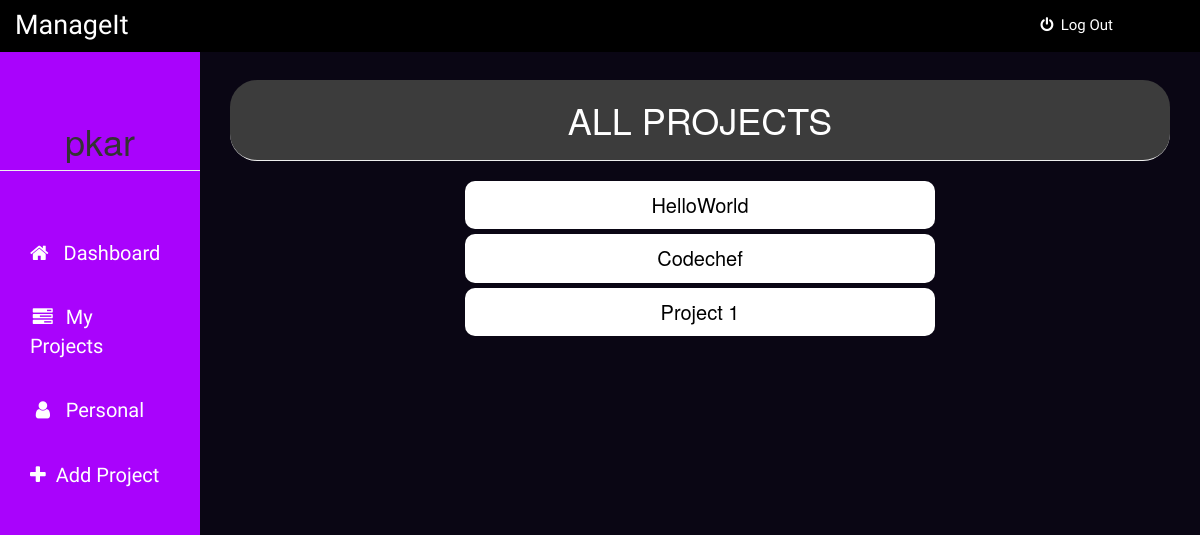
The page /dashboard (signed in) on the database its author committed.
### app.py (models this page shows)
class User(UserMixin, db.Model):
    id = db.Column(db.Integer, primary_key=True)
    username = db.Column(db.String(15), unique=True)
    email = db.Column(db.String(50), unique=True)
    password = db.Column(db.String(80))

class Project(UserMixin, db.Model):
    id = db.Column(db.Integer, primary_key=True)
    projectname = db.Column(db.String(15), unique=True)
    creator = db.Column(db.String(15), nullable=False)
    userid = db.Column(db.Integer, nullable=False)
    projects = db.relationship('Projectdetail', backref='author', lazy=True)

### app.py (the view)
@app.route('/dashboard')
@login_required
def dashboard():
    tasks = Project.query.all()
    return render_template('dashboard.html', tasks=tasks, name=current_user.username)

### app.py (called while the page is built)
@login_manager.user_loader
def load_user(user_id):
    return User.query.get(int(user_id))

### templates/dashboard.html (shortened to what this page needs)
{% extends "bootstrap/base.html" %}
{% block styles %}
{{super()}}
<link rel="stylesheet" href="{{url_for('.static', filename='dashboard.css')}}">
<link rel="stylesheet" href="https://maxcdn.bootstrapcdn.com/font-awesome/4.7.0/css/font-awesome.min.css">
{% endblock %}
{% block content %}
    <nav class="navbar navbar-fixed-top">
      <div class="container-fluid">
        <div class="navbar-header">
          <center><h4>ManageIt</h4></center>
        </div>
        <div class="nav-con">
          <ul>
            <li><a href="{{ url_for('logout') }}"><i class="fa fa-power-off" aria-hidden="true"></i>&nbsp&nbspLog Out</a></li>
          </ul>
        </div>
      </div>
    </nav>
    <div class="container-fluid">
      <div class="row">
        <div class="col-sm-3 col-md-2 sidebar">
          <center><h1 class="page-header">{{ name }}</h1></center>
          <ul class="nav nav-sidebar">
            <li><a href="#"><i class="fa fa-home" aria-hidden="true"></i>&nbspDashboard</a></li>
            <li><a href="{{ url_for('myproject') }}"><i class="fa fa-tasks fa-fw" aria-hidden="true"></i>My Projects</a></li>
            <li><a href="{{ url_for('personaltask') }}"><i class="fa fa-user fa-fw" aria-hidden="true"></i>Personal</a></li>
            <li><a href="{{ url_for('addproject') }}"><i class="fa fa-plus" aria-hidden="true"></i>Add Project</a></li>
          </ul>
        </div>
        <div class="col-sm-9 col-sm-offset-3 col-md-10 col-md-offset-2 main">
          <center><h1 class="page-header">ALL PROJECTS</h1></center>
          {% for task in tasks %}
              <div class="pro_name">
                {{task.projectname}}
              </div>
          {% endfor %}
        </div>
      </div>
    </div>
{% endblock %}

### static/dashboard.css (style rules this page uses)
* { box-sizing: border-box; }
body { padding-top: 50px; background-color: #0a0614; }
.navbar-fixed-top { padding: 0px; background-color: black; }
.navbar-header { width: 100px; margin-top: 1px; margin-bottom: 0px; }
.navbar-header h4 { font-size: 27px; font-family: 'Piedra', cursive; color: white; padding: 0px; }
.nav-con { float: right; }
.nav-con ul { display: inline; list-style: none; text-decoration: none; color: white; }
.nav-con ul li { float: left; padding: 14px; }
.nav-con ul li a { text-decoration: none; color: white; font-size: 15px; font-family: 'Piedra', cursive; padding: 18px; }
.sidebar { position: fixed; top: 51px; bottom: 0; left: 0; background-color: #a903fc; margin: 0px; padding-top: 30px; padding-bottom: 30px; padding-right: 0px; padding-left: 0px; }
.nav-sidebar { margin: 0px; margin-top: 50px; }
.nav-sidebar li a { width: 100%; padding-right: 30px; padding-left: 30px; padding-top: 18px; padding-bottom: 18px; color: white; font-size: 20px; font-family: 'Piedra', cursive; }
.nav-sidebar li a i { margin-right: 10px; }
.main { padding: 30px; }
.main .page-header { margin-top: 0; background-color: rgb(60, 60, 60); padding: 20px; color: white; border-radius: 27px; }
.main .pro_name { padding: 10px; text-align: center; font-size: 20px; width: 50%; margin: 0 auto; margin-bottom: 5px; border-radius: 10px; color: black; background-color: white; }

### rows shown on the page
User: username "pkar"
Project: projectname "HelloWorld"
Project: projectname "Codechef"
Project: projectname "Project 1"
